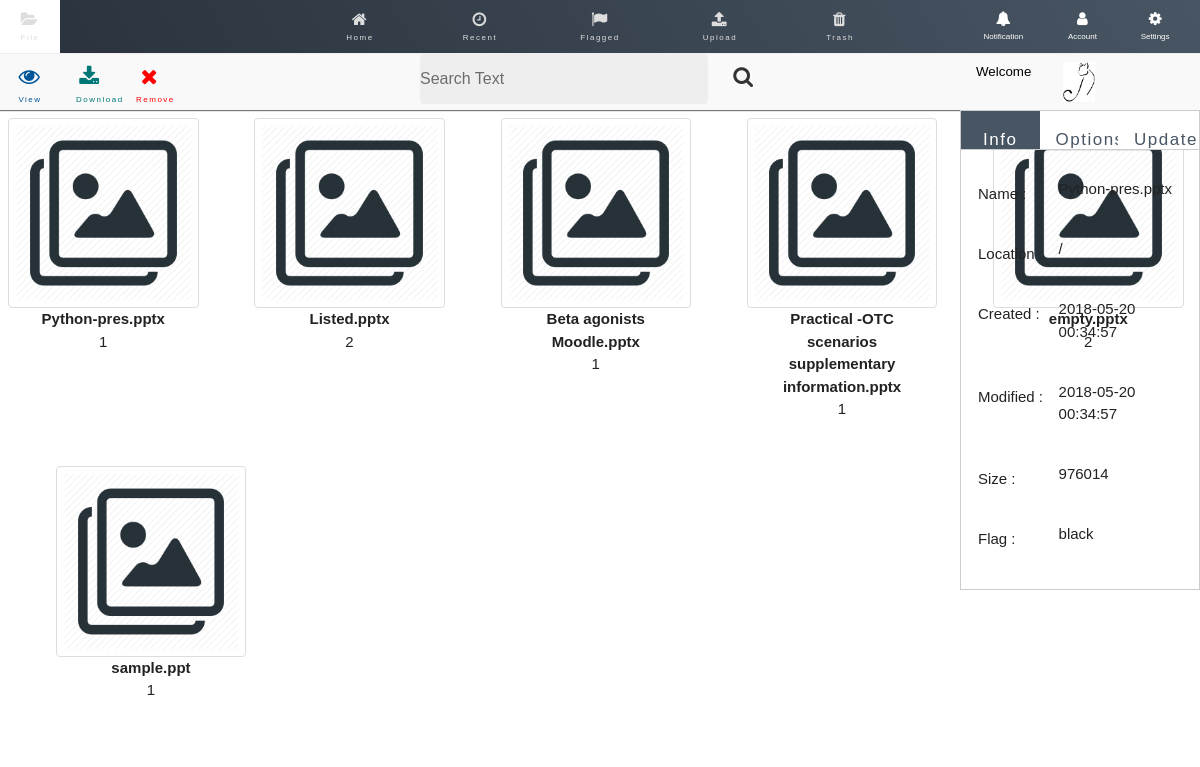
Screenshot of /?/Welcome/summon/home&id=5 with the database file from the repository.
### tables this page shows
CREATE TABLE `wc_file` (
  `id` int(11) NOT NULL AUTO_INCREMENT,
  `name` varchar(256) NOT NULL,
  `extension` varchar(5) NOT NULL,
  `location` varchar(256) DEFAULT '',
  `created` datetime DEFAULT CURRENT_TIMESTAMP,
  `modified` datetime DEFAULT CURRENT_TIMESTAMP,
  `fsize` int(11) NOT NULL,
  `flag` int(11) NOT NULL DEFAULT '1',
  `member` int(11) NOT NULL,
  `active` tinyint(2) DEFAULT '1',
  `thumbnail` int(11) DEFAULT '1',
  `author` varchar(100) DEFAULT NULL,
  `category` varchar(100) DEFAULT NULL,
  `contentype` varchar(100) DEFAULT NULL,
  PRIMARY KEY (`id`),
  KEY `flag` (`flag`),
  KEY `member` (`member`)
);

CREATE TABLE `wc_flag` (
  `id` int(11) NOT NULL AUTO_INCREMENT,
  `name` varchar(30) NOT NULL,
  `color` varchar(7) NOT NULL,
  PRIMARY KEY (`id`),
  UNIQUE KEY `name` (`name`),
  UNIQUE KEY `color` (`color`)
);

### sites/controller/welcome.php (called while the page is built, shortened)
<?php
class Welcome extends \Epiqworx\Concrete\Controller
{
	function summon($option) {
		$this->render();
	}
}
?>

### epiqworx/concrete/router.php (called while the page is built, shortened)
<?php
class Router {
    private $controller = '';
    private $method = '';
    private $params = [];
    function __construct() {
        $url = $this->uri();
        if (count($url) == 0) {
            $this->controller = WEBDFLTCLASS;
            $this->method = WEBDFLTMETHOD;
            $this->controller = new $this->controller();
        } else {
            $this->controller = new $this->controller();
            unset($url[0]);
            unset($url[1]);
            $this->params = $url ? array_values($url) : [];
        }
        call_user_func_array([$this->controller, $this->method], $this->params);
    }
    private function uri() {
        $uri = explode("/", $this->getRequest());
        if ($uri[0] === NULL | $uri[0] === "" | $uri[0] === "/") {
            unset($uri[0]);
        }
        $uri = array_values($uri);
        return array_values($uri);
    }
    private function setFileClass($classObj) {
        if (is_readable(WEBCONTROLLER . strtolower($classObj) . '.php')) {
            $this->controller = $classObj;
        } else {
            \Epiqworx\Abstraction\Glitch::e404("Class : " . $classObj . " Does Not Exist <br>");
        }
    }
    private function setMethod($classObj, $method) {
        if (!is_null($method)) {
            if (method_exists($classObj, $method)) {
                $this->method = $method;
            } else {
               \Epiqworx\Abstraction\Glitch::e404("Method : " . $method . " Does Not Exist <br>");
            }
        } else {
           \Epiqworx\Abstraction\Glitch::e404("Method : " . $method . " Is Not Set <br>");
        }
    }
    private function getRequest() {
        $urlArray = explode("?", filter_var($_SERVER["REQUEST_URI"], FILTER_SANITIZE_URL));
        if(!isset($urlArray[1])) { return ''; }
        else { return $urlArray[1]; }
    }
}
?>

### index.php (called while the page is built, shortened)
<?php
new Epiqworx\Concrete\Router();
?>

### epiqworx/abstraction/dbhandler.php (called while the page is built, shortened)
<?php
abstract class DBHandler {
	private static $connection;
    private static function GetConnection() {
        self::$connection = mysqli_connect('localhost', 'root', '');
		return self::$connection;
    }
    public static function DQLi($sql, $params = null) {
        try {
            $conn = self::GetConnection();
            $stmt = mysqli_query($conn, $sql);
            $rslt = array();
                while($result = mysqli_fetch_assoc($stmt)){
                    $rslt[] = $result;
                }
            return $rslt;
        } catch (Exception $ex) {
            \Epiqworx\Abstraction\Glitch::dberror($ex->getMessage());
        }
    }
    public static function DQLqi($sql, $params = null) {
        try {
            $conn = self::GetConnection();
            $stmt = mysqli_query($conn, $sql);
            return mysqli_fetch_array($stmt);
        } catch (Exception $ex) {
            \Epiqworx\Abstraction\Glitch::dberror($ex->getMessage());
        }
    }
}
?>

### sites/view/section/home.php (the view)
<?php $result = \Epiqworx\Abstraction\DBHandler::DQLi("SELECT id, thumbnail, name, flag FROM wc_file WHERE member = 1 AND active = 1"); ?>
<?php if(empty($result)) { ?>
  <div class="" style="margin: auto; padding-top: 50px;">
    <a href="?/Welcome/summon/upload">
      <button class="btn-0" class="width-sm-20" style="font-size: 48pt;">
        <i class="fa fa-upload"></i>
        <span class="width-xs-20" style="font-size:22pt">No Files Found <br/> You Must Upload PowerPoint Files</span>
      </button>
    </a>
  </div>
<?php } else { ?>
    <div class="img-row">
    <?php for($x = 0; $x < count($result); $x++) { ?>
        <div class="column">
            <a href="?/Welcome/summon/home&id=<?php echo $result[$x]['id']; ?>">
                <img src="sites/usr/img/<?= $result[$x]['thumbnail']?>.png" alt="Avatar" style="width:100%">
            </a>
            <div class="container">
                <span class="width-xs-20 txt-c"><b><?php echo $result[$x]['name']?></b></span>
                <p class="width-xs-20 txt-c"><?php echo $result[$x]['flag']?></p>
            </div>
        </div>
    <?php  } ?>
    </div>
    <?php }?>

### sites/view/template/sidebar.php (shortened to what this page needs)
<?php
if (isset($_GET['id']) && !isset($_GET['trash'])) {
    $fileid = htmlspecialchars($_GET['id']);
    $sqlquery = "SELECT fi.name, fi.extension, fi.location, fi.created, fi.modified, fi.fsize, fl.name AS flagname FROM wc_flag fl, wc_file fi WHERE fi.active = 1 && fi.id = $fileid;";
    $result = \Epiqworx\Abstraction\DBHandler::DQLqi($sqlquery);
    $sortby = \Epiqworx\Abstraction\DBHandler::DQLi("SELECT id, name, checked FROM wc_forder");
    ?>
<?php } else { ?>
    <style> #sidebar {display: none;} </style>
<?php } ?>
<aside id="sidebar" class="width-sm-4 width-xs-20 " style=" right:0; position: absolute;">
    <div id="fileInfo">
        <div class="tab">
            <button class="tablinks active" onclick="openTabCont(event, 'Info')">Info</button>
            <button class="tablinks" onclick="openTabCont(event, 'Options')">Options</button>
            <button class="tablinks" onclick="openTabCont(event, 'Update')">Update</button>
        </div>
        <div id="Info" class="tabcontent">
            <br/>
            <p><span class="width-xs-5 sblable">Name : </span> <span class=""> <?php echo $result['name'] ?></span></p>
            <p><span class="width-xs-5 sblable">Location : </span> <span class=""> <?php echo $result['location'] ?>/</span></p>
            <p><span class="width-xs-5 sblable">Created : </span> <span class=""> <?php echo $result['created'] ?></span></p>
            <p><span class="width-xs-5 sblable">Modified : </span> <span class=""> <?php echo $result['modified'] ?></span></p>
            <p><span class="width-xs-5 sblable">Size : </span> <span class=""> <?php echo $result['fsize'] ?></span></p>
            <p><span class="width-xs-5 sblable">Flag : </span> <span class=""> <?php echo $result['flagname'] ?></span></p>
        </div>
    </div>
</aside>

### sites/usr/css/skeleton.css (style rules this page uses)
* { border: 0; margin: 0; padding: 0; }
html, body { height: 100%; width: 100%; }
.width-xs-5 { width: 25%; }
.width-xs-20 { width: 100%; }
@media (min-width: 768px) { .width-sm-4 { width: 20%; } }
.container { position: relative; max-width: 960px; margin: 0 auto; padding: 0 20px; box-sizing: border-box; }
.column, .columns { width: 100%; float: left; box-sizing: border-box; }
@media (min-width: 400px) { .container { width: 85%; padding: 0; } }
@media (min-width: 550px) { .container { width: 80%; } }
@media (min-width: 550px) { .column, .columns { margin-left: 4%; } }
@media (min-width: 550px) { .column:first-child, .columns:first-child { margin-left: 0; } }
html { font-size: 62.5%; }
body { font-size: 1.5em; line-height: 1.6; font-weight: 400; font-family: "Raleway", "HelveticaNeue", "Helvetica Neue", Helvetica, Arial, sans-serif; color: #222; }
p { margin-top: 0; }
a { color: #1EAEDB; }
.button, button, input[type="submit"], input[type="reset"], input[type="button"] { display: inline-block; height: 38px; padding: 0 30px; color: #555; text-align: center; font-size: 11px; font-weight: 600; line-height: 38px; letter-spacing: .1rem; text-transform: uppercase; text-decoration: none; white-space: nowrap; background-color: transparent; border-radius: 4px; border: 1px solid #bbb; cursor: pointer; box-sizing: border-box; }
button, .button { margin-bottom: 1rem; }
pre, blockquote, dl, figure, table, p, ul, ol, form { margin-bottom: 2.5rem; }
.container:after, .row:after, .u-cf { content: ""; display: table; clear: both; }

### sites/usr/css/w3.css (style rules this page uses)
html { box-sizing:border-box }
*,*:before,*:after { box-sizing:inherit }
html { -ms-text-size-adjust:100%;-webkit-text-size-adjust:100% }
body { margin:0 }
article,aside,details,figcaption,figure,footer,header,main,menu,nav,section,summary { display:block }
a { background-color:transparent;-webkit-text-decoration-skip:objects }
img { border-style:none }
button,input,select,textarea { font:inherit;margin:0 }
button,input { overflow:visible }
button,select { text-transform:none }
button,html [type=button],[type=reset],[type=submit] { -webkit-appearance:button }
html,body { font-family:Verdana,sans-serif;font-size:15px;line-height:1.5 }
html { overflow-x:hidden }
img { vertical-align:middle }
a { color:inherit }

### sites/usr/css/custom.css (style rules this page uses)
.txt-c { text-align: center; }

### sites/view/template/header.php (style rules this page uses)
.tabcontent { background-color: transparent; }
.img-row { display: -ms-flexbox; display: flex; -ms-flex-wrap: wrap; flex-wrap: wrap; padding: 0 4px; }
.column { -ms-flex: 25%; flex: 25%; max-width: 10%; padding: 0 4px; }
.column img { margin-top: 8px; vertical-align: middle; border: 1px solid #ddd; border-radius: 4px; padding: 5px; width: 150px; }
@media screen and (max-width: 1280px) { .column { -ms-flex: 16.66%; flex: 16.66%; max-width: 16.66%; } }
.sblable { padding: 5px; width: 40%; }
.tab { overflow: hidden; border: 1px solid #ccc; background-color: #FFF; }
.tab button { background-color: inherit; float: left; border: none; outline: none; cursor: pointer; padding: 16px; transition: 0.3s; font-size: 17px; width: 33%; border-radius: 0px; color: #485563; }
.tab button.active { background-color: #485563; color: #FFF; }
.tabcontent { display: none; padding: 6px 12px; border: 1px solid #ccc; border-top: none; }

### sites/view/template/sidebar.php (style rules this page uses)
#sidebar, #Info { display: block; }

### rows the page displays
wc_file: name "Python-pres.pptx", created "2018-05-20 00:34:57", modified "2018-05-20 00:34:57", fsize "976014", flag "1"
wc_flag: name "black"
wc_file: name "Listed.pptx", flag "2"
wc_file: name "Beta agonists Moodle.pptx", flag "1"
wc_file: name "Practical -OTC scenarios supplementary information.pptx", flag "1"
wc_file: name "empty.pptx", flag "2"
wc_file: name "sample.ppt", flag "1"
